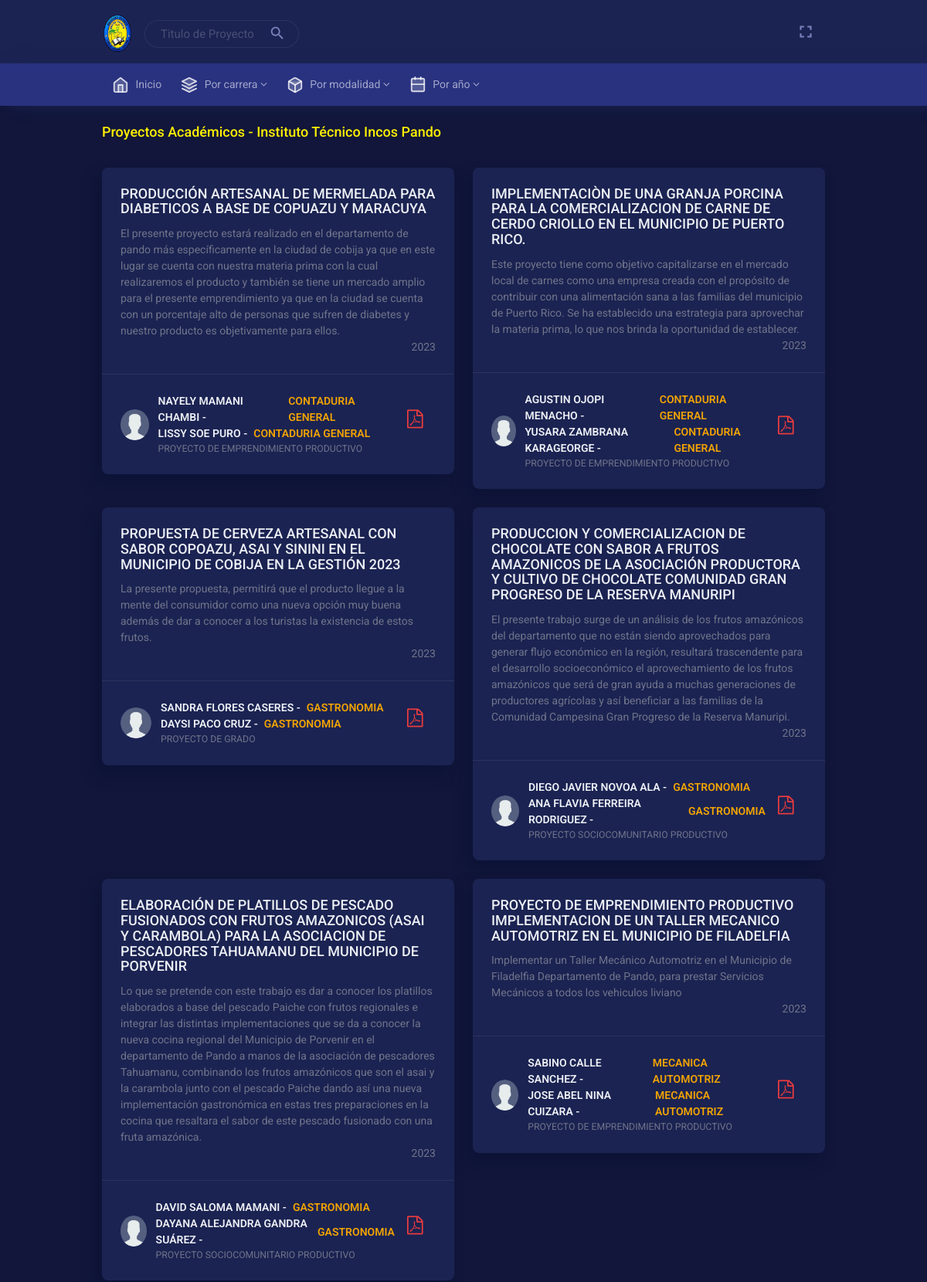
The page / (upper part) on the database its author committed.
### tables this page shows
CREATE TABLE `trabajos` (
  `id` int(11) NOT NULL,
  `id_modalidad` int(11) NOT NULL,
  `id_carrera` int(11) NOT NULL DEFAULT 0,
  `cod` varchar(50) NOT NULL,
  `titulo` text NOT NULL,
  `descripcion` text NOT NULL,
  `archivo` varchar(100) NOT NULL,
  `fecha` date NOT NULL,
  `anio` int(11) NOT NULL
);

CREATE TABLE `integrantes` (
  `id` int(11) NOT NULL,
  `id_proyecto` int(11) NOT NULL,
  `id_estudiante` int(11) NOT NULL,
  `nota` int(11) NOT NULL,
  `observacion` varchar(100) NOT NULL
);

CREATE TABLE `estudiante` (
  `id` int(11) NOT NULL,
  `id_carrera` int(11) NOT NULL,
  `documento` varchar(50) NOT NULL,
  `nombres` varchar(150) NOT NULL,
  `apellido_pat` varchar(100) DEFAULT NULL,
  `apellido_mat` varchar(100) DEFAULT NULL,
  `correo` varchar(150) NOT NULL,
  `telefono` varchar(20) NOT NULL
);

CREATE TABLE `carrera` (
  `id` int(11) NOT NULL,
  `nombre` varchar(150) NOT NULL
);

CREATE TABLE `modalidad` (
  `id` int(11) NOT NULL,
  `nombre` varchar(100) NOT NULL
);

### index.php (the view, shortened to what this page needs)
<?php
include('admin/db.php');
$sql = "SELECT t.*, mo.nombre as modalidad from trabajos as t, modalidad as mo WHERE t.id_modalidad=mo.id";
$buscar = '';
?>
<!DOCTYPE html>
<html lang="es" dir="ltr">
<head>
	<link href="assets/plugins/bootstrap/css/bootstrap.css" rel="stylesheet" />
	<link href="assets/css/style.css" rel="stylesheet" />
	<link href="assets/css/dark.css" rel="stylesheet" />
	<link href="assets/css/skins.css" rel="stylesheet" />
	<link href="assets/css/animated.css" rel="stylesheet" />
	<link href="assets/plugins/p-scrollbar/p-scrollbar.css" rel="stylesheet" />
	<link href="assets/css/icons.css" rel="stylesheet" />
</head>
<body class="dark-mode">
	<div class="page">
		<div class="page-main">
			<div class="hor-header header">
				<div class="container">
					<div class="d-flex align-items-center">
						<a class="header-brand" href="index.php">
							<img src="img/logo.png" class="header-brand-img desktop-lgo" alt="INCOS" style="width:40px;height:auto;">
						</a>
						<div class="mt-1">
							<form class="form-inline" action="index.php">
								<div class="search-element">
									<input type="search" class="form-control header-search" placeholder="Titulo de Proyecto" aria-label="Search" tabindex="1" name="q" autocomplete="off" required value="<?php echo $buscar; ?>">
									<button class="btn btn-primary-color" type="submit">
									</button>
								</div>
							</form>
						</div>
						<div class="d-flex order-lg-2 ml-auto">
							<div class="dropdown   header-fullscreen">
								<a class="nav-link icon full-screen-link p-0" id="fullscreen-button">
								</a>
							</div>
						</div>
					</div>
				</div>
			</div>
			<div class="sticky">
				<div class="horizontal-main hor-menu clearfix">
					<div class="horizontal-mainwrapper container clearfix">
						<nav class="horizontalMenu clearfix">
							<ul class="horizontalMenu-list">
								<li aria-haspopup="true">
									<a href="index.php" class="sub-icon">
										<svg class="hor-icon" xmlns="http://www.w3.org/2000/svg" width="24" height="26" viewBox="0 0 24 24" fill="none" stroke="currentColor" stroke-width="2" stroke-linecap="round" stroke-linejoin="round">
											<path d="M3 9l9-7 9 7v11a2 2 0 0 1-2 2H5a2 2 0 0 1-2-2z"></path>
											<polyline points="9 22 9 12 15 12 15 22"></polyline>
										</svg>
										Inicio
									</a>
								</li>
								<li aria-haspopup="true">
									<a href="#" class="sub-icon">
										Por carrera <i class="fa fa-angle-down horizontal-icon"></i>
									</a>
								</li>
								<li aria-haspopup="true"><a href="#" class="sub-icon ">
										Por modalidad <i class="fa fa-angle-down horizontal-icon"></i></a>
								</li>
								<li aria-haspopup="true">
									<a href="#" class="sub-icon">
										Por año <i class="fa fa-angle-down horizontal-icon"></i>
									</a>
								</li>
							</ul>
						</nav>
					</div>
				</div>
			</div>
			<div class="main-content">
				<div class="container">
					<div class="page-header">
						<div class="page-leftheader">
							<h4 class="titulo-pagina">Proyectos Académicos - Instituto Técnico Incos Pando</h4>
						</div>
					</div>
					<div class="row">
						<?php foreach ($mbd->query($sql) as $fila) {
						?>
							<div class="col-md-6 col-xl-6">
								<div class="card overflow-hidden">
									<div class="card-body d-flex flex-column">
										<h4><a href="#"> <?php echo $fila['titulo']; ?> </a></h4>
										<div class="text-muted">
											<?php echo $fila['descripcion']; ?>
										</div>
										<div class="text-muted" style="text-align: right;">
											<?php echo $fila['anio']; ?>
										</div>
									</div>
									<div class="card-body">
										<div class="d-flex align-items-center mt-auto">
											<div class="avatar brround avatar-md mr-3" style="background-image: url(img/user.png)">
											</div>
											<div>
												<a href="#" class="font-weight-semibold">
													<?php
													$id_proy = $fila['id'];
													$sqli = 'SELECT it.*, et.nombres as estudiante,ca.nombre as carrera  from integrantes as it, estudiante as et, carrera as ca WHERE it.id_estudiante=et.id AND et.id_carrera=ca.id AND it.id_proyecto=' . $id_proy;
													foreach ($mbd->query($sqli) as $filai) { ?>
														<div style="display: flex;align-items: center;">
															<?php echo $filai['estudiante']; ?> - <span class="text-warning ml-2"><?php echo $filai['carrera']; ?> </span>
														</div>
													<?php } ?>
												</a>
												<small class="d-block text-muted">
													<?php echo $fila['modalidad']; ?>
												</small>
											</div>
											<div class="ml-auto text-muted">
												<a class="btn btn-block mb-3" href="pdf-viewer/pdf.php?view=<?php echo $fila['archivo']; ?>" target="_blank">
													<i class="fa fa-file-pdf-o fs-16" style="font-size: 18pt;color: #EE3C3C;"></i>
												</a>
											</div>
										</div>
									</div>
								</div>
							</div>
						<?php } ?>
					</div>
				</div>
			</div>
		</div>
	</div>
</body>
</html>

### index.php (style rules this page uses)
.titulo-pagina { color: #fff001; }

### rows shown on the page
trabajos: titulo "PRODUCCIÓN ARTESANAL DE MERMELADA PARA DIABETICOS A BASE DE COPUAZU Y MARACUYA", descripcion "El presente proyecto estará realizado en el departamento de pando más específicamente en la ciudad de cobija ya que en este lugar se cuenta con nuestra materia prima con la cual realizaremos el producto y también se tiene un mercado amplio para el presente emprendimiento ya que en la ciudad se cuenta con un porcentaje alto de personas que sufren de diabetes y nuestro producto es objetivamente para ellos.", anio "2023", id_modalidad.nombre "PROYECTO DE EMPRENDIMIENTO PRODUCTIVO"
integrantes: id_estudiante.nombres "NAYELY MAMANI CHAMBI", carrera.nombre "CONTADURIA GENERAL"
integrantes: id_estudiante.nombres "LISSY SOE PURO", carrera.nombre "CONTADURIA GENERAL"
trabajos: titulo "IMPLEMENTACIÒN DE UNA GRANJA PORCINA PARA LA COMERCIALIZACION DE CARNE DE CERDO CRIOLLO EN EL MUNICIPIO DE PUERTO RICO.", descripcion "Este proyecto tiene como objetivo capitalizarse en el mercado local de carnes como una empresa creada con el propósito de contribuir con una alimentación sana a las familias del municipio de Puerto Rico. Se ha establecido una estrategia para aprovechar la materia prima, lo que nos brinda la oportunidad de establecer.", anio "2023", id_modalidad.nombre "PROYECTO DE EMPRENDIMIENTO PRODUCTIVO"
integrantes: id_estudiante.nombres "AGUSTIN OJOPI MENACHO", carrera.nombre "CONTADURIA GENERAL"
integrantes: id_estudiante.nombres "YUSARA ZAMBRANA KARAGEORGE", carrera.nombre "CONTADURIA GENERAL"
trabajos: titulo "PROPUESTA DE CERVEZA ARTESANAL CON SABOR COPOAZU, ASAI Y SININI EN EL MUNICIPIO DE COBIJA EN LA GESTIÓN 2023", descripcion "La presente propuesta, permitirá que el producto llegue a la mente del consumidor como una nueva opción muy buena además de dar a conocer a los turistas la existencia de estos frutos.", anio "2023", id_modalidad.nombre "PROYECTO DE GRADO"
integrantes: id_estudiante.nombres "SANDRA FLORES CASERES", carrera.nombre "GASTRONOMIA"
integrantes: id_estudiante.nombres "DAYSI PACO CRUZ", carrera.nombre "GASTRONOMIA"
trabajos: titulo "PRODUCCION Y COMERCIALIZACION DE CHOCOLATE CON SABOR A FRUTOS AMAZONICOS DE LA ASOCIACIÓN PRODUCTORA Y CULTIVO DE CHOCOLATE COMUNIDAD GRAN PROGRESO DE LA RESERVA MANURIPI", descripcion "El presente trabajo surge de un análisis de los frutos amazónicos del departamento que no están siendo aprovechados para generar flujo económico en la región, resultará trascendente para el desarrollo socioeconómico el aprovechamiento de los frutos amazónicos que será de gran ayuda a muchas generaciones de productores agrícolas y así beneficiar a las familias de la Comunidad Campesina Gran Progreso de la Reserva Manuripi.", anio "2023", id_modalidad.nombre "PROYECTO SOCIOCOMUNITARIO PRODUCTIVO"
integrantes: id_estudiante.nombres "DIEGO JAVIER NOVOA ALA", carrera.nombre "GASTRONOMIA"
integrantes: id_estudiante.nombres "ANA FLAVIA FERREIRA RODRIGUEZ", carrera.nombre "GASTRONOMIA"
trabajos: titulo "ELABORACIÓN DE PLATILLOS DE PESCADO FUSIONADOS CON FRUTOS AMAZONICOS (ASAI Y CARAMBOLA) PARA LA ASOCIACION DE PESCADORES TAHUAMANU DEL MUNICIPIO DE PORVENIR", descripcion "Lo que se pretende con este trabajo es dar a conocer los platillos elaborados a base del pescado Paiche con frutos regionales e integrar las distintas implementaciones que se da a conocer la nueva cocina regional del Municipio de Porvenir en el departamento de Pando a manos de la asociación de pescadores Tahuamanu, combinando los frutos amazónicos que son el asai y la carambola junto con el pescado Paiche dando así una nueva implementación gastronómica en estas tres preparaciones en la cocina que resaltara el sabor de este pescado fusionado con una fruta amazónica.", anio "2023", id_modalidad.nombre "PROYECTO SOCIOCOMUNITARIO PRODUCTIVO"
integrantes: id_estudiante.nombres "DAVID SALOMA MAMANI", carrera.nombre "GASTRONOMIA"
integrantes: id_estudiante.nombres "DAYANA ALEJANDRA GANDRA SUÁREZ", carrera.nombre "GASTRONOMIA"
trabajos: titulo "PROYECTO DE EMPRENDIMIENTO PRODUCTIVO IMPLEMENTACION DE UN TALLER MECANICO AUTOMOTRIZ EN EL MUNICIPIO DE FILADELFIA", descripcion "Implementar un Taller Mecánico Automotriz en el Municipio de Filadelfia Departamento de Pando, para prestar Servicios Mecánicos a todos los vehiculos liviano", anio "2023", id_modalidad.nombre "PROYECTO DE EMPRENDIMIENTO PRODUCTIVO"
integrantes: id_estudiante.nombres "SABINO CALLE SANCHEZ", carrera.nombre "MECANICA AUTOMOTRIZ"
integrantes: id_estudiante.nombres "JOSE ABEL NINA CUIZARA", carrera.nombre "MECANICA AUTOMOTRIZ"
